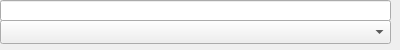
<?xml version="1.0" encoding="UTF-8"?>
<ui version="4.0">
 <class>SearchableComboBox</class>
 <widget class="QWidget" name="SearchableComboBox">
  <property name="geometry">
   <rect>
    <x>0</x>
    <y>0</y>
    <width>400</width>
    <height>50</height>
   </rect>
  </property>
  <property name="windowTitle">
   <string>Form</string>
  </property>
  <widget class="QLineEdit" name="lineEdit">
   <property name="geometry">
    <rect>
     <x>0</x>
     <y>0</y>
     <width>391</width>
     <height>21</height>
    </rect>
   </property>
  </widget>
  <widget class="QComboBox" name="comboBox">
   <property name="geometry">
    <rect>
     <x>0</x>
     <y>20</y>
     <width>391</width>
     <height>24</height>
    </rect>
   </property>
  </widget>
 </widget>
 <resources/>
 <connections/>
</ui>
